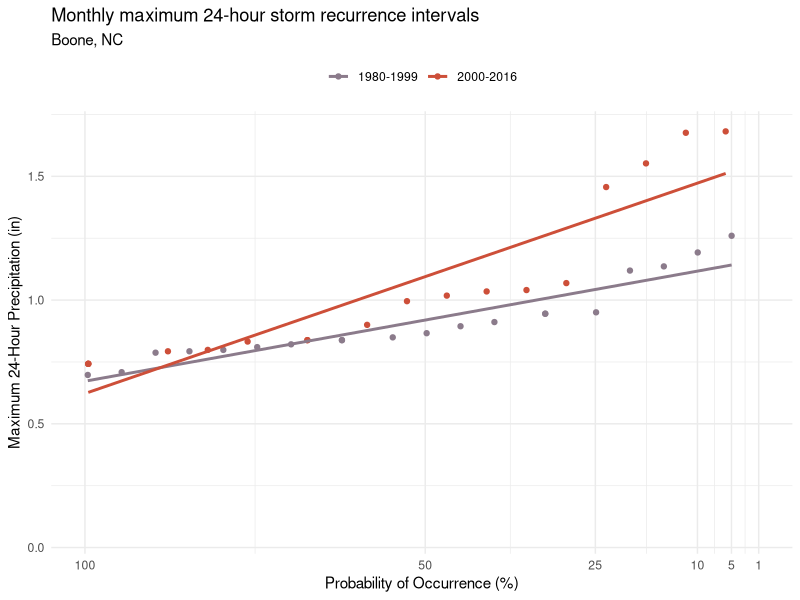
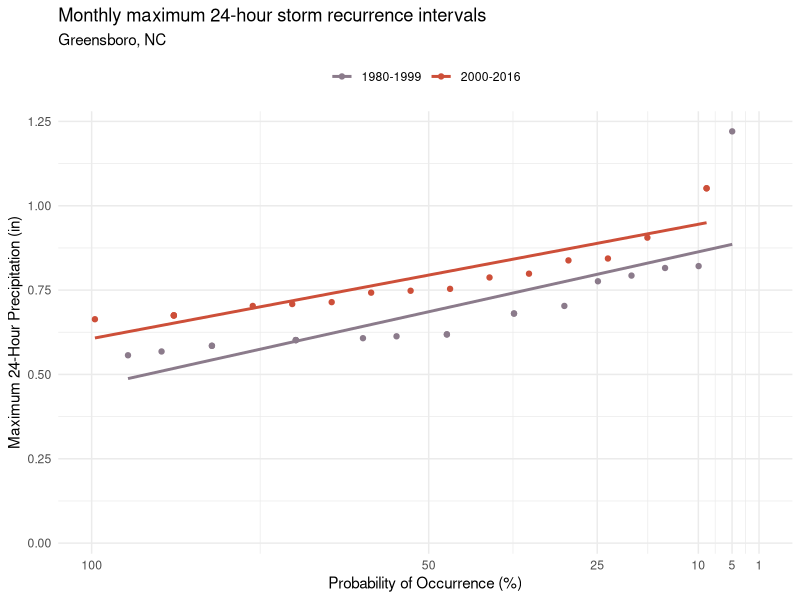
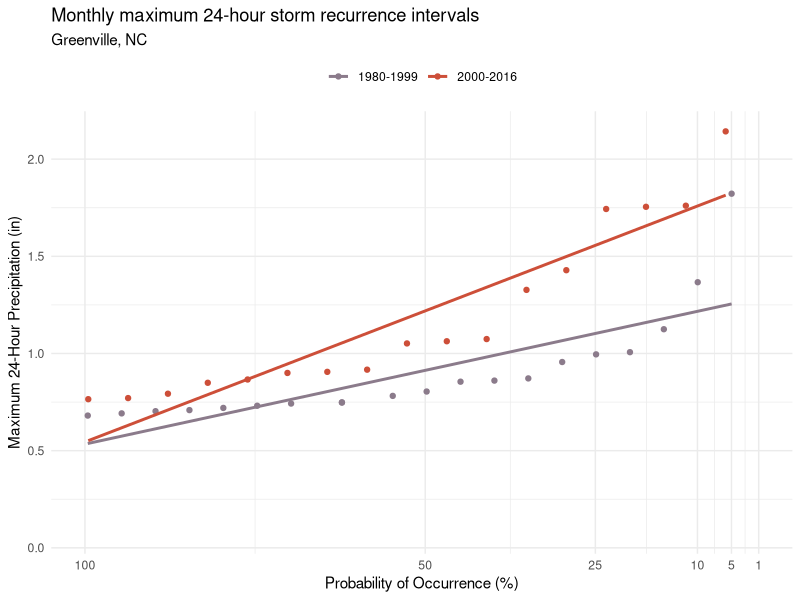
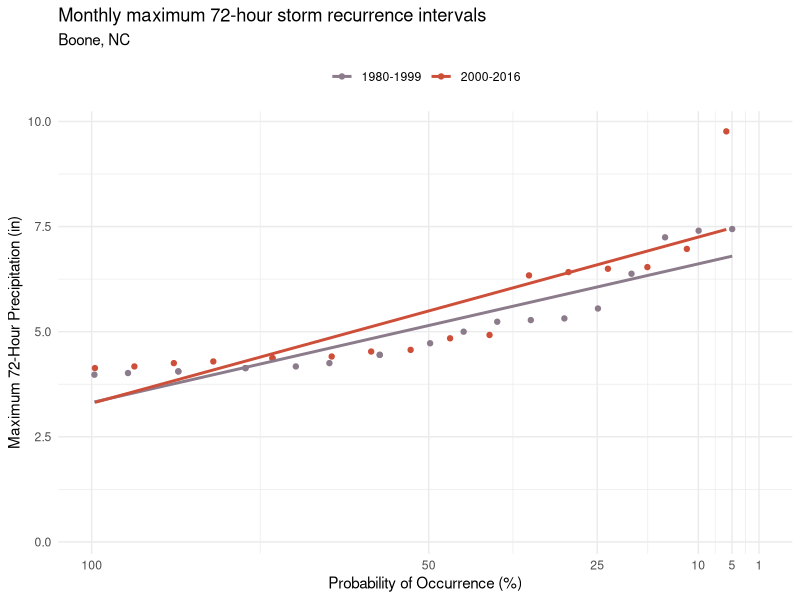
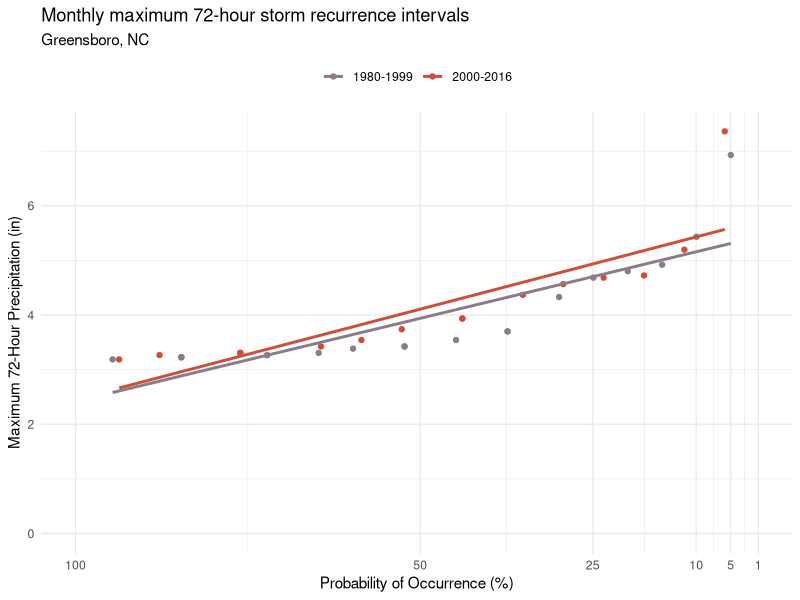
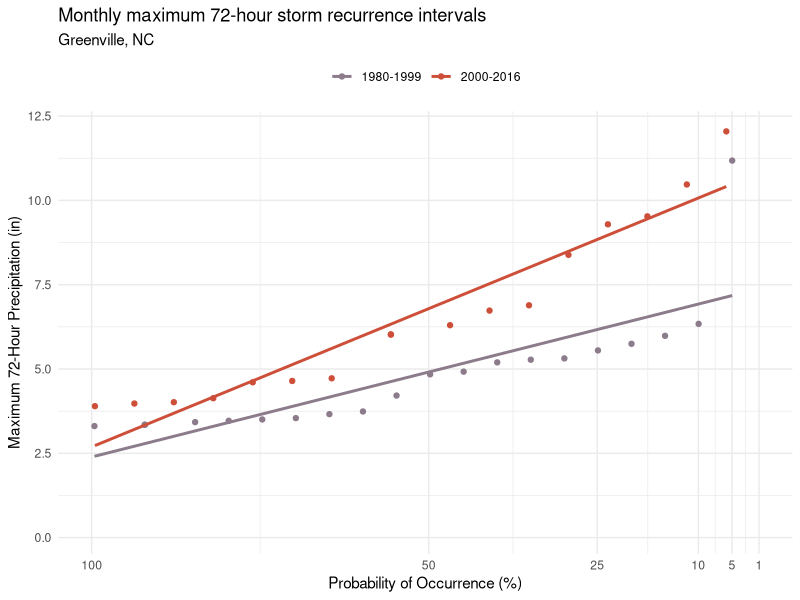

Write R code to recreate these figures, in order.
## ---- chunk 1
# load packages
library(readxl)
library(dplyr)
library(tidyverse)
library(zoo)
library(ggplot2)
library(knitr)
library(tidyr)


# read in raw data
Greensboro_raw <- read_excel("Data/Hydrology_memo_2.xlsx", 
    sheet = "Greensboro_daily_precip_1980-pr", 
    col_types = c("date", "text", "numeric", 
        "numeric", "numeric"), na = "NaN")

Boone_raw <- read_excel("Data/Hydrology_memo_2.xlsx", 
    sheet = "Boone_daily_precip_1980-present", 
    col_types = c("date", "text", "numeric", 
        "numeric", "numeric"), na = "NaN")

Greenville_raw <- read_excel("Data/Hydrology_memo_2.xlsx", 
    sheet = "Greenville_daily_precip_1980-pr", 
    col_types = c("date", "text", "numeric", 
        "numeric", "numeric"), na = "NaN")

Boone_raw$`Area Weighted Mean Precipitation (mm per day)` <- 
  as.numeric(Boone_raw$`Area Weighted Mean Precipitation (mm per day)`)

Greensboro_raw$`Area Weighted Mean Precipitation (mm per day)` <- 
  as.numeric(Greensboro_raw$`Area Weighted Mean Precipitation (mm per day)`)

Greenville_raw$`Area Weighted Mean Precipitation (mm per day)` <- 
  as.numeric(Greenville_raw$`Area Weighted Mean Precipitation (mm per day)`)
## ---- chunk 2
Boone_rolling_sum <- Boone_raw %>%
  # Remove NAs for leap year issues
  drop_na(`Area Weighted Mean Precipitation (mm per day)`) %>% 
  mutate(
    # Rolling sums
    rolling_48hr = rollapply(`Area Weighted Mean Precipitation (mm per day)`, 
                             width = 2, FUN = sum, fill = NA, align = 'right'),
    rolling_72hr = rollapply(`Area Weighted Mean Precipitation (mm per day)`,
                             width = 3, FUN = sum, fill = NA, align = 'right')
  )

Greensboro_rolling_sum <- Greensboro_raw %>%
  # Remove NAs for leap year issues
  drop_na(`Area Weighted Mean Precipitation (mm per day)`) %>% 
  mutate(
    # Rolling sums
    rolling_48hr = rollapply(`Area Weighted Mean Precipitation (mm per day)`, 
                             width = 2, FUN = sum, fill = NA, align = 'right'),
    rolling_72hr = rollapply(`Area Weighted Mean Precipitation (mm per day)`, 
                             width = 3, FUN = sum, fill = NA, align = 'right')
  )

Greenville_rolling_sum <- Greenville_raw %>% 
  # Remove NAs for leap year issues
  drop_na(`Area Weighted Mean Precipitation (mm per day)`) %>% 
  mutate(
    # Rolling sums
    rolling_48hr = rollapply(`Area Weighted Mean Precipitation (mm per day)`,
                             width = 2, FUN = sum, fill = NA, align = 'right'),
    rolling_72hr = rollapply(`Area Weighted Mean Precipitation (mm per day)`, 
                             width = 3, FUN = sum, fill = NA, align = 'right')
  )
## ---- chunk 3
# Boone
# Take a moving average over a 7 day window
Boone_24hr <- Boone_raw %>%
  drop_na(`Area Weighted Mean Precipitation (mm per day)`) %>%
  mutate(weekly_avg_24hr_precip = rollmean(
    `Area Weighted Mean Precipitation (mm per day)`, 
    k = 7, #weekly rolling average
    fill = NA, 
    align = "right"))

# find monthly avg and max for 24 hour events
Boone_24hr_monthlyavg <- Boone_24hr %>% 
  slice(-1, -2, -3, -4, -5, -6) %>% #skip first three rows bc NA
  group_by(year,month) %>% 
  summarize(max_24_mm = max(weekly_avg_24hr_precip),
            avg_24_mm = mean(weekly_avg_24hr_precip)) %>% 
  mutate(Timeframe = as.factor(ifelse(year>=2000,"2000-2016","1980-1999")))


# Greensboro
# Take a moving average over a 7 day window
Greensboro_24hr <- Greensboro_raw %>%
  drop_na(`Area Weighted Mean Precipitation (mm per day)`) %>%
  mutate(weekly_avg_24hr_precip = rollmean(
    `Area Weighted Mean Precipitation (mm per day)`,
    k = 7, 
    fill = NA, 
    align = "right"))

#find monthly avg and max for 24 hour events
Greensboro_24hr_monthlyavg <- Greensboro_24hr %>% 
  slice(-1, -2, -3, -4, -5, -6) %>% #skip first three rows bc NA
  group_by(year,month) %>% 
  summarize(max_24_mm = max(weekly_avg_24hr_precip),
            avg_24_mm = mean(weekly_avg_24hr_precip)) %>% 
  mutate(Timeframe = as.factor(ifelse(year>=2000,"2000-2016","1980-1999")))


# Greenville
# moving average over 7 day window
Greenville_24hr <- Greenville_raw %>%
  drop_na(`Area Weighted Mean Precipitation (mm per day)`) %>%
  mutate(weekly_avg_24hr_precip = rollmean(
    `Area Weighted Mean Precipitation (mm per day)`, 
    k = 7, 
    fill = NA, 
    align = "right"))

# find monthly avg and max for 24 hour events
Greenville_24hr_monthlyavg <- Greenville_24hr %>% 
  slice(-1, -2, -3, -4, -5, -6) %>% #skip first three rows bc NA
  group_by(year,month) %>% 
  summarize(max_24_mm = max(weekly_avg_24hr_precip),
            avg_24_mm = mean(weekly_avg_24hr_precip)) %>% 
  mutate(Timeframe = as.factor(ifelse(year>=2000,"2000-2016","1980-1999")))


## ---- chunk 4
# Rank events and calculate return periods
# Boone
Boone_recurrence_24hr <- Boone_24hr_monthlyavg %>% 
  group_by(Timeframe) %>% 
  arrange(desc(max_24_mm)) %>% 
  mutate(
    Rank = rank(-max_24_mm),
    weibull_return_24hr = ((n()+1)/Rank),
    weibull_return_24_year = weibull_return_24hr/12,
    weibull_percent_likelihood=(1/weibull_return_24_year)*100*12,
    weibull_percent_likelihood_yr=(1/weibull_return_24_year)*100,
    hazen_percent_likelihood = 100*(2*Rank-1)/(2*n()),
    hazen_percent_likelihood_yr = 12*100*(2*Rank-1)/(2*n()),
    hazen_return_24hr = 100/hazen_percent_likelihood,
    hazen_return_24hr_year = hazen_return_24hr/12,
    log_prob_occurence_hazen = log(hazen_percent_likelihood_yr),
    log_prob_occurence_weibull = log(weibull_percent_likelihood_yr)
  )

# Greensboro
Greensboro_recurrence_24hr <- Greensboro_24hr_monthlyavg %>% 
  group_by(Timeframe) %>% 
  arrange(desc(max_24_mm)) %>% 
  mutate(
    Rank = rank(-max_24_mm),
    weibull_return_24hr = ((n()+1)/Rank),
    weibull_return_24_year = weibull_return_24hr/12,
    weibull_percent_likelihood=(1/weibull_return_24_year)*100*12,
    weibull_percent_likelihood_yr=(1/weibull_return_24_year)*100,
    hazen_percent_likelihood = 100*(2*Rank-1)/(2*n()),
    hazen_percent_likelihood_yr = 12*100*(2*Rank-1)/(2*n()),
    hazen_return_24hr = 100/hazen_percent_likelihood,
    hazen_return_24hr_year = hazen_return_24hr/12,
    log_prob_occurence_hazen = log(hazen_percent_likelihood_yr),
    log_prob_occurence_weibull = log(weibull_percent_likelihood_yr)
  )

# Greenville
Greenville_recurrence_24hr <- Greenville_24hr_monthlyavg %>% 
  group_by(Timeframe) %>% 
  arrange(desc(max_24_mm)) %>% 
  mutate(
    Rank = rank(-max_24_mm),
    weibull_return_24hr = ((n()+1)/Rank),
    weibull_return_24_year = weibull_return_24hr/12,
    weibull_percent_likelihood=(1/weibull_return_24_year)*100*12,
    weibull_percent_likelihood_yr=(1/weibull_return_24_year)*100,
    hazen_percent_likelihood = 100*(2*Rank-1)/(2*n()),
    hazen_percent_likelihood_yr = 12*100*(2*Rank-1)/(2*n()),
    hazen_return_24hr = 100/hazen_percent_likelihood,
    hazen_return_24hr_year = hazen_return_24hr/12,
    log_prob_occurence_hazen = log(hazen_percent_likelihood_yr),
    log_prob_occurence_weibull = log(weibull_percent_likelihood_yr)
  )

## ---- chunk 5
# Boone
#Take the maximum 72hr event for each month across all years
Boone_72hr_monthlyavg <- Boone_rolling_sum %>% 
  slice(-1, -2) %>% #skip first two rows bc NA
  group_by(year,month) %>% 
  summarize(max_72hr_mm = max(rolling_72hr),
            avg_72hr_mm = mean(rolling_72hr)) %>% 
  mutate(Timeframe = as.factor(ifelse(year>=2000,"2000-2016","1980-1999")))

#calculate recurrence intervals for each monthly maximum event across all years
Boone_72hr_recurrence<- Boone_72hr_monthlyavg %>% 
  group_by(Timeframe) %>% 
  arrange(desc(max_72hr_mm)) %>% 
  mutate(
    Rank = rank(-max_72hr_mm),
    weibull_return_72hr = ((n()+1)/Rank),
    weibull_return_72_year = weibull_return_72hr/12,
    weibull_percent_likelihood=(1/weibull_return_72_year)*100*12,
    weibull_percent_likelihood_yr=(1/weibull_return_72_year)*100,
    hazen_percent_likelihood = 100*(2*Rank-1)/(2*n()),
    hazen_percent_likelihood_yr = 12*100*(2*Rank-1)/(2*n()),
    hazen_return_72hr = 100/hazen_percent_likelihood,
    hazen_return_72hr_year = hazen_return_72hr/12,
    log_prob_occurence_hazen = log(hazen_percent_likelihood_yr),
    log_prob_occurence_weibull = log(weibull_percent_likelihood_yr)
  )

# Greensboro
Greensboro_72hr_monthlyavg <- Greensboro_rolling_sum %>% 
  slice(-1, -2) %>% #skip first two rows bc NA
  group_by(year,month) %>% 
  summarize(max_72hr_mm = max(rolling_72hr),
            avg_72hr_mm = mean(rolling_72hr)) %>% 
  mutate(Timeframe = as.factor(ifelse(year>=2000,"2000-2016","1980-1999")))

#calculate recurrence intervals for each monthly maximum event across all years
Greensboro_72hr_recurrence<- Greensboro_72hr_monthlyavg %>% 
  group_by(Timeframe) %>% 
  arrange(desc(max_72hr_mm)) %>% 
  mutate(
    Rank = rank(-max_72hr_mm),
    weibull_return_72hr = ((n()+1)/Rank),
    weibull_return_72_year = weibull_return_72hr/12,
    weibull_percent_likelihood=(1/weibull_return_72_year)*100*12,
    weibull_percent_likelihood_yr=(1/weibull_return_72_year)*100,
    hazen_percent_likelihood = 100*(2*Rank-1)/(2*n()),
    hazen_percent_likelihood_yr = 12*100*(2*Rank-1)/(2*n()),
    hazen_return_72hr = 100/hazen_percent_likelihood,
    hazen_return_72hr_year = hazen_return_72hr/12,
    log_prob_occurence_hazen = log(hazen_percent_likelihood_yr),
    log_prob_occurence_weibull = log(weibull_percent_likelihood_yr)
  )

# Greenville
Greenville_72hr_monthlyavg <- Greenville_rolling_sum %>% 
  slice(-1, -2) %>% #skip first two rows bc NA
  group_by(year,month) %>% 
  summarize(max_72hr_mm = max(rolling_72hr),
            avg_72hr_mm = mean(rolling_72hr)) %>% 
  mutate(Timeframe = as.factor(ifelse(year>=2000,"2000-2016","1980-1999")))

#calculate recurrence intervals for each monthly maximum event across all years
Greenville_72hr_recurrence<- Greenville_72hr_monthlyavg %>% 
  group_by(Timeframe) %>% 
  arrange(desc(max_72hr_mm)) %>% 
  mutate(
    Rank = rank(-max_72hr_mm),
    weibull_return_72hr = ((n()+1)/Rank),
    weibull_return_72_year = weibull_return_72hr/12,
    weibull_percent_likelihood=(1/weibull_return_72_year)*100*12,
    weibull_percent_likelihood_yr=(1/weibull_return_72_year)*100,
    hazen_percent_likelihood = 100*(2*Rank-1)/(2*n()),
    hazen_percent_likelihood_yr = 12*100*(2*Rank-1)/(2*n()),
    hazen_return_72hr = 100/hazen_percent_likelihood,
    hazen_return_72hr_year = hazen_return_72hr/12,
    log_prob_occurence_hazen = log(hazen_percent_likelihood_yr),
    log_prob_occurence_weibull = log(weibull_percent_likelihood_yr)
  )
## ---- chunk 6
# Boone

Boone_24hr_plot_weibull <- Boone_recurrence_24hr %>%
  ggplot(aes(x = weibull_percent_likelihood_yr, 
             y = max_24_mm/25.4, 
             color = Timeframe)) +
  geom_point() +
  geom_smooth(method = "lm", se = FALSE) +
  labs(x = "Probability of Occurrence (%)", 
       y = "Maximum 24-Hour Precipitation (in)", 
       title = "Monthly maximum 24-hour storm recurrence intervals",
       subtitle = "Boone, NC",
       color = NULL) +
  theme_minimal() +
  scale_color_manual(values = c("thistle4", "tomato3"))+
  scale_x_log10(
    trans = "reverse",  
    limits = c(100, 1),  
    breaks = c(100, 50, 25, 10, 5, 1),  
    labels = c(100, 50, 25, 10, 5, 1)
  )+ 
  theme(legend.position = "top")

Boone_24hr_plot_weibull
## ---- chunk 7
Greensboro_24hr_plot_weibull <- Greensboro_recurrence_24hr %>%
  ggplot(aes(x = weibull_percent_likelihood_yr, 
             y = max_24_mm/25.4, 
             color = Timeframe)) +
  geom_point() +
  geom_smooth(method = "lm", se = FALSE) +
  labs(x = "Probability of Occurrence (%)", 
       y = "Maximum 24-Hour Precipitation (in)", 
       title = "Monthly maximum 24-hour storm recurrence intervals",
       subtitle = "Greensboro, NC",
       color = NULL) +
  theme_minimal() +
  scale_color_manual(values = c("thistle4", "tomato3"))+
  scale_x_log10(
    trans = "reverse",  
    limits = c(100, 1),  
    breaks = c(100, 50, 25, 10, 5, 1),  
    labels = c(100, 50, 25, 10, 5, 1)  
  )+ 
  theme(legend.position = "top")


Greensboro_24hr_plot_weibull
## ---- chunk 8
Greenville_24hr_plot_weibull <- Greenville_recurrence_24hr %>%
  ggplot(aes(x = weibull_percent_likelihood_yr, 
             y = max_24_mm/25.4, 
             color = Timeframe)) +
  geom_point() +
  geom_smooth(method = "lm", se = FALSE) +
  labs(x = "Probability of Occurrence (%)", 
       y = "Maximum 24-Hour Precipitation (in)", 
       title = "Monthly maximum 24-hour storm recurrence intervals",
       subtitle = "Greenville, NC",
       color = NULL) +
  theme_minimal() +
  scale_color_manual(values = c("thistle4", "tomato3"))+
  scale_x_log10(
    trans = "reverse",  
    limits = c(100, 1),  
    breaks = c(100, 50, 25, 10, 5, 1),  
    labels = c(100, 50, 25, 10, 5, 1)  
  )+ 
  theme(legend.position = "top")


Greenville_24hr_plot_weibull
## ---- chunk 9
# Boone
Boone_72hr_plot_weibull <- Boone_72hr_recurrence %>%
  ggplot(aes(x = weibull_percent_likelihood_yr, 
             y = max_72hr_mm/25.4, 
             color = Timeframe)) +
  geom_point() +
  geom_smooth(method = "lm", se = FALSE) +
  labs(x = "Probability of Occurrence (%)", 
       y = "Maximum 72-Hour Precipitation (in)", 
       title = "Monthly maximum 72-hour storm recurrence intervals",
       subtitle = "Boone, NC",
       color = NULL) +
  theme_minimal() +
  scale_color_manual(values = c("thistle4", "tomato3"))+
  scale_x_log10(
    trans = "reverse",  
    limits = c(100, 1),  
    breaks = c(100, 50, 25, 10, 5, 1),  
    labels = c(100, 50, 25, 10, 5, 1)  
  )+ 
  theme(legend.position = "top")

Boone_72hr_plot_weibull

## ---- chunk 10
# Greensboro
Greensboro_72hr_plot_weibull <- Greensboro_72hr_recurrence %>%
  ggplot(aes(x = weibull_percent_likelihood_yr, 
             y = max_72hr_mm/25.4, 
             color = Timeframe)) +
  geom_point() +
  geom_smooth(method = "lm", se = FALSE) +
  labs(x = "Probability of Occurrence (%)", 
       y = "Maximum 72-Hour Precipitation (in)", 
       title = "Monthly maximum 72-hour storm recurrence intervals",
       subtitle = "Greensboro, NC",
       color = NULL) +
  theme_minimal() +
  scale_color_manual(values = c("thistle4", "tomato3"))+
  scale_x_log10(
    trans = "reverse",  # Reverse the log10 x-axis
    limits = c(100, 1),  # Set the x-axis limits from 100 to 1
    breaks = c(100, 50, 25, 10, 5, 1),  # Custom breaks
    labels = c(100, 50, 25, 10, 5, 1)  # Custom labels for breaks
  )+ 
  theme(legend.position = "top")

Greensboro_72hr_plot_weibull

## ---- chunk 11
# Greenville
Greenville_72hr_plot_weibull <- Greenville_72hr_recurrence %>%
   ggplot(aes(x = weibull_percent_likelihood_yr, 
             y = max_72hr_mm/25.4, 
             color = Timeframe)) +
  geom_point() +
  geom_smooth(method = "lm", se = FALSE) +
  labs(x = "Probability of Occurrence (%)", 
       y = "Maximum 72-Hour Precipitation (in)", 
       title = "Monthly maximum 72-hour storm recurrence intervals",
       subtitle = "Greenville, NC",
       color = NULL) +
  theme_minimal() +
  scale_color_manual(values = c("thistle4", "tomato3"))+
  scale_x_log10(
    trans = "reverse",  # Reverse the log10 x-axis
    limits = c(100, 1),  # Set the x-axis limits from 100 to 1
    breaks = c(100, 50, 25, 10, 5, 1),  # Custom breaks
    labels = c(100, 50, 25, 10, 5, 1)  # Custom labels for breaks
  )+ 
  theme(legend.position = "top")

Greenville_72hr_plot_weibull

## ---- chunk 12
# weibull
# boone 24 hr event
# Define probabilities of occurrence
probabilities <- c(1, 2, 4, 10)

# Create an empty list to store results
results <- list()

# Step 1: Loop through each timeframe and fit models
for (tf in levels(Boone_recurrence_24hr$Timeframe)) {
  
  # Filter data for the current timeframe
  data_subset <- Boone_recurrence_24hr %>% 
    filter(Timeframe == tf)
  
  # Step 2: Fit a linear model
  model <- lm(max_24_mm ~ log_prob_occurence_weibull, data = data_subset)
  
  # Step 3: Create a new data frame for predictions
  new_data <- data.frame(log_prob_occurence_weibull = log(probabilities))
  
  # Step 4: Make predictions using the model
  predicted_precipitation <- predict(model, newdata = new_data)
  
  # Step 5: Combine the predictions with the corresponding prob. and timeframe
  predicted_results <- data.frame(
    Probability = probabilities,
    Timeframe = tf,
    Predicted_Precipitation_mm = predicted_precipitation,
    Predicted_Precipitation_in = round(predicted_precipitation/25.4, 2)
  )
  
  # Step 6: Store the results in the list
  results[[tf]] <- predicted_results
}

# Step 7: Combine all results into a single data frame
final_results_boone_24 <- bind_rows(results)

# Display the predicted precipitation for each timeframe
print(final_results_boone_24)

## ---- chunk 13
#weibull
# greensboro 24 hr event
# Define probabilities of occurrence
probabilities <- c(1, 2, 4, 10)

# Create an empty list to store results
results <- list()

# Step 1: Loop through each timeframe and fit models
for (tf in levels(Greensboro_recurrence_24hr$Timeframe)) {
  
  # Filter data for the current timeframe
  data_subset <- Greensboro_recurrence_24hr %>% 
    filter(Timeframe == tf)
  
  # Step 2: Fit a linear model
  model <- lm(max_24_mm ~ log_prob_occurence_weibull, data = data_subset)
  
  # Step 3: Create a new data frame for predictions
  new_data <- data.frame(log_prob_occurence_weibull = log(probabilities))
  
  # Step 4: Make predictions using the model
  predicted_precipitation <- predict(model, newdata = new_data)
  
  # Step 5: Combine the predictions with the corresponding probab. and timeframe
  predicted_results <- data.frame(
    Probability = probabilities,
    Timeframe = tf,
    Predicted_Precipitation_mm = predicted_precipitation,
    Predicted_Precipitation_in = round(predicted_precipitation/25.4, 2)
  )
  
  # Step 6: Store the results in the list
  results[[tf]] <- predicted_results
}

# Step 7: Combine all results into a single data frame
final_results_greensboro_24 <- bind_rows(results)

# Display the predicted precipitation for each timeframe
print(final_results_greensboro_24)

## ---- chunk 14
# weibull
# greenville 24 hr event
# Define probabilities of occurrence
probabilities <- c(1, 2, 4, 10)

# Create an empty list to store results
results <- list()

# Step 1: Loop through each timeframe and fit models
for (tf in levels(Greenville_recurrence_24hr$Timeframe)) {
  
  # Filter data for the current timeframe
  data_subset <-Greenville_recurrence_24hr %>% 
    filter(Timeframe == tf)
  
  # Step 2: Fit a linear model
  model <- lm(max_24_mm ~ log_prob_occurence_weibull, data = data_subset)
  
  # Step 3: Create a new data frame for predictions
  new_data <- data.frame(log_prob_occurence_weibull = log(probabilities))
  
  # Step 4: Make predictions using the model
  predicted_precipitation <- predict(model, newdata = new_data)
  
  # Step 5: Combine the predictions with the corresponding prob and timeframe
  predicted_results <- data.frame(
    Probability = probabilities,
    Timeframe = tf,
    Predicted_Precipitation_mm = predicted_precipitation,
    Predicted_Precipitation_in = round(predicted_precipitation/25.4, 2)
  )
  
  # Step 6: Store the results in the list
  results[[tf]] <- predicted_results
}

# Step 7: Combine all results into a single data frame
final_results_greenville_24 <- bind_rows(results)

# Display the predicted precipitation for each timeframe
print(final_results_greenville_24)

## ---- chunk 15
# weibull
# Boone 72 hr event
# Define probabilities of occurrence
probabilities <- c(1, 2, 4, 10)

# Create an empty list to store results
results <- list()

# Step 1: Loop through each timeframe and fit models
for (tf in levels(Boone_72hr_recurrence$Timeframe)) {
  
  # Filter data for the current timeframe
  data_subset <-Boone_72hr_recurrence %>% 
    filter(Timeframe == tf)
  
  # Step 2: Fit a linear model
  model <- lm(max_72hr_mm ~ log_prob_occurence_weibull, data = data_subset)
  
  # Step 3: Create a new data frame for predictions
  new_data <- data.frame(log_prob_occurence_weibull = log(probabilities))
  
  # Step 4: Make predictions using the model
  predicted_precipitation <- predict(model, newdata = new_data)
  
  # Step 5: Combine the predictions with the corresponding prob and timeframe
  predicted_results <- data.frame(
    Probability = probabilities,
    Timeframe = tf,
    Predicted_Precipitation_mm = predicted_precipitation,
    Predicted_Precipitation_in = round(predicted_precipitation/25.4, 2)
  )
  
  # Step 6: Store the results in the list
  results[[tf]] <- predicted_results
}

# Step 7: Combine all results into a single data frame
final_results_boone_72 <- bind_rows(results)

# Display the predicted precipitation for each timeframe
print(final_results_boone_72)
## ---- chunk 16
# weibull
# Greensboro 72 hr event
# Define probabilities of occurrence
probabilities <- c(1, 2, 4, 10)

# Create an empty list to store results
results <- list()

# Step 1: Loop through each timeframe and fit models
for (tf in levels(Greensboro_72hr_recurrence$Timeframe)) {
  
  # Filter data for the current timeframe
  data_subset <-Greensboro_72hr_recurrence %>% 
    filter(Timeframe == tf)
  
  # Step 2: Fit a linear model
  model <- lm(max_72hr_mm ~ log_prob_occurence_weibull, data = data_subset)
  
  # Step 3: Create a new data frame for predictions
  new_data <- data.frame(log_prob_occurence_weibull = log(probabilities))
  
  # Step 4: Make predictions using the model
  predicted_precipitation <- predict(model, newdata = new_data)
  
  # Step 5: Combine the predictions with the corresponding prob and timeframe
  predicted_results <- data.frame(
    Probability = probabilities,
    Timeframe = tf,
    Predicted_Precipitation_mm = predicted_precipitation,
    Predicted_Precipitation_in = round(predicted_precipitation/25.4, 2)
  )
  
  # Step 6: Store the results in the list
  results[[tf]] <- predicted_results
}

# Step 7: Combine all results into a single data frame
final_results_greensboro_72 <- bind_rows(results)

# Display the predicted precipitation for each timeframe
print(final_results_greensboro_72)
## ---- chunk 17
# weibull
# Greenville 72 hr event
# Define probabilities of occurrence
probabilities <- c(1, 2, 4, 10)

# Create an empty list to store results
results <- list()

# Step 1: Loop through each timeframe and fit models
for (tf in levels(Greenville_72hr_recurrence$Timeframe)) {
  
  # Filter data for the current timeframe
  data_subset <-Greenville_72hr_recurrence %>% 
    filter(Timeframe == tf)
  
  # Step 2: Fit a linear model
  model <- lm(max_72hr_mm ~ log_prob_occurence_weibull, data = data_subset)
  
  # Step 3: Create a new data frame for predictions
  new_data <- data.frame(log_prob_occurence_weibull = log(probabilities))
  
  # Step 4: Make predictions using the model
  predicted_precipitation <- predict(model, newdata = new_data)
  
  # Step 5: Combine the predictions with the corresponding prob and timeframe
  predicted_results <- data.frame(
    Probability = probabilities,
    Timeframe = tf,
    Predicted_Precipitation_mm = predicted_precipitation,
    Predicted_Precipitation_in = round(predicted_precipitation/25.4, 2)
  )
  
  # Step 6: Store the results in the list
  results[[tf]] <- predicted_results
}

# Step 7: Combine all results into a single data frame
final_results_greenville_72 <- bind_rows(results)

# Display the predicted precipitation for each timeframe
print(final_results_greenville_72)
## ---- chunk 18
#Boone 24 hr
prob_4_percent_value <- final_results_boone_24 %>%
  filter(Timeframe == '1980-1999', Probability == 4) %>%
  pull(Predicted_Precipitation_mm)

boone_monthly_new_data <- Boone_24hr_monthlyavg %>% 
  filter(Timeframe=='2000-2016') %>% 
  group_by(month) %>% 
  summarise(avg=mean(max_24_mm),
            max=max(max_24_mm),
            exceed_count = sum(max_24_mm > prob_4_percent_value)) %>% 
  
  ungroup()

boone_monthly_old_data <-  Boone_24hr_monthlyavg %>% 
  filter(Timeframe=='1980-1999') %>% 
  group_by(month) %>% 
  summarise(avg=mean(max_24_mm),
            max=max(max_24_mm),
            exceed_count = sum(max_24_mm > prob_4_percent_value)) %>% 
  ungroup()
## ---- chunk 19
#Greensboro 24 hr
prob_4_percent_value <- final_results_greensboro_24 %>%
  filter(Timeframe == '1980-1999', Probability == 4) %>%
  pull(Predicted_Precipitation_mm)

greensboro_monthly_new_data <- Greensboro_24hr_monthlyavg %>% 
  filter(Timeframe=='2000-2016') %>% 
  group_by(month) %>% 
  summarise(avg=mean(max_24_mm),
            max=max(max_24_mm),
            exceed_count = sum(max_24_mm > prob_4_percent_value)) %>% 
  
  ungroup()

greensboro_monthly_old_data <-  Greensboro_24hr_monthlyavg %>% 
  filter(Timeframe=='1980-1999') %>% 
  group_by(month) %>% 
  summarise(avg=mean(max_24_mm),
            max=max(max_24_mm),
            exceed_count = sum(max_24_mm > prob_4_percent_value)) %>% 
  ungroup()
## ---- chunk 20
#Greenville 24 hour events:
prob_4_percent_value <- final_results_greenville_24 %>%
  filter(Timeframe == '1980-1999', Probability == 4) %>%
  pull(Predicted_Precipitation_mm)

greenville_monthly_new_data <- Greenville_24hr_monthlyavg %>% 
  filter(Timeframe=='2000-2016') %>% 
  group_by(month) %>% 
  summarise(avg=mean(max_24_mm),
            max=max(max_24_mm),
            exceed_count = sum(max_24_mm > prob_4_percent_value)) %>% 
  
  ungroup()

greenville_monthly_old_data <-  Greenville_24hr_monthlyavg %>% 
  filter(Timeframe=='1980-1999') %>% 
  group_by(month) %>% 
  summarise(avg=mean(max_24_mm),
            max=max(max_24_mm),
            exceed_count = sum(max_24_mm > prob_4_percent_value)) %>% 
  ungroup()
## ---- chunk 21
#Boone 72 hour
prob_4_percent_value <- final_results_boone_72 %>%
  filter(Timeframe == '1980-1999', Probability == 4) %>%
  pull(Predicted_Precipitation_mm)

boone_monthly_new_data_72 <- Boone_72hr_monthlyavg %>% 
  filter(Timeframe=='2000-2016') %>% 
  group_by(month) %>% 
  summarise(avg=mean(max_72hr_mm),
            max=max(max_72hr_mm),
            exceed_count = sum(max_72hr_mm > prob_4_percent_value))  %>% 
  ungroup()

boone_monthly_old_data_72 <-  Boone_72hr_monthlyavg %>% 
  filter(Timeframe=='1980-1999') %>% 
  group_by(month) %>% 
  summarise(avg=mean(max_72hr_mm),
            max=max(max_72hr_mm),
            exceed_count = sum(max_72hr_mm > prob_4_percent_value)) %>% 
  ungroup()
## ---- chunk 22
# Greensboro 72hr storm events
prob_4_percent_value <- final_results_greensboro_72 %>%
  filter(Timeframe == '1980-1999', Probability == 4) %>%
  pull(Predicted_Precipitation_mm)

greensboro_monthly_new_data_72 <- Greensboro_72hr_monthlyavg %>% 
  filter(Timeframe=='2000-2016') %>% 
  group_by(month) %>% 
  summarise(avg=mean(max_72hr_mm),
            max=max(max_72hr_mm),
            exceed_count = sum(max_72hr_mm > prob_4_percent_value))  %>% 
  ungroup()

greensboro_monthly_old_data_72 <-  Greensboro_72hr_monthlyavg %>% 
  filter(Timeframe=='1980-1999') %>% 
  group_by(month) %>% 
  summarise(avg=mean(max_72hr_mm),
            max=max(max_72hr_mm),
            exceed_count = sum(max_72hr_mm > prob_4_percent_value)) %>% 
  ungroup()


## ---- chunk 23
# Greenville 72hr storm events
prob_4_percent_value <- final_results_greenville_72 %>%
  filter(Timeframe == '1980-1999', Probability == 4) %>%
  pull(Predicted_Precipitation_mm)

greenville_monthly_new_data_72 <- Greenville_72hr_monthlyavg %>% 
  filter(Timeframe=='2000-2016') %>% 
  group_by(month) %>% 
  summarise(avg=mean(max_72hr_mm),
            max=max(max_72hr_mm),
            exceed_count = sum(max_72hr_mm > prob_4_percent_value))  %>% 
  ungroup()

greenville_monthly_old_data_72 <-  Greenville_72hr_monthlyavg %>% 
  filter(Timeframe=='1980-1999') %>% 
  group_by(month) %>% 
  summarise(avg=mean(max_72hr_mm),
            max=max(max_72hr_mm),
            exceed_count = sum(max_72hr_mm > prob_4_percent_value)) %>% 
  ungroup()
## ---- chunk 24
greensboro_explore_hurricane_pre <- Greensboro_24hr %>% 
  filter(year< 2000 & year > 1984,
         `Area Weighted Mean Precipitation (mm per day)`> 24.4,
         month== c(7,8,9,10)) 

#frequency of events greater than 10 year floods is the same
#magnitude of those events is decreasing 
greensboro_explore_frontal_pre <-Greensboro_24hr %>% 
  filter(year< 2000,
         `Area Weighted Mean Precipitation (mm per day)`> 24.4,
         month== c(1,2,3,4,5,6))

greensboro_explore_hurricane_post <- Greensboro_24hr %>% 
  filter(year>= 2000,
         `Area Weighted Mean Precipitation (mm per day)`> 24.4,
         month== c(7,8,9,10)) 

greensboro_explore_frontal_post <-Greensboro_24hr %>% 
  filter(year>= 2000,
         `Area Weighted Mean Precipitation (mm per day)`> 24.4,
         month== c(1,2,3,4,5,6))
magnitude_hurricane_pre <- mean(greensboro_explore_hurricane_pre$`Area Weighted Mean Precipitation (mm per day)`)
magnitude_hurricane_pre
magnitude_hurricane_post <- mean(greensboro_explore_hurricane_post$`Area Weighted Mean Precipitation (mm per day)`)
magnitude_hurricane_post
magnitude_frontal_pre <- mean(greensboro_explore_frontal_pre$`Area Weighted Mean Precipitation (mm per day)`)
magnitude_frontal_pre
magnitude_frontal_post <- mean(greensboro_explore_frontal_post$`Area Weighted Mean Precipitation (mm per day)`)
magnitude_frontal_post
  
